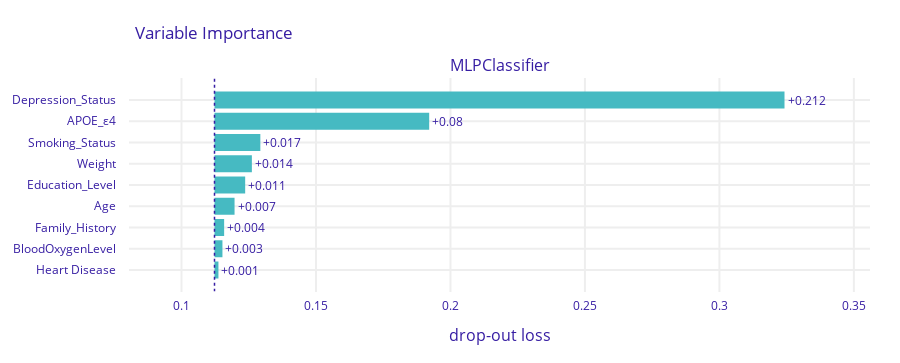

Here is the notebook cell this chart was saved with:
### Code cell
vi3 = exp3.model_parts(N=1000, B=15, random_state=11)
vi3.plot()

### Figure 1 — Plotly figure (JSON) as saved in the notebook; plotly's stock layout.template omitted (floating-point values rounded to 4 significant figures)
{"data": [{"base": 0.1123, "hoverinfo": "text", "hoverlabel": {"bgcolor": "rgba(0,0,0,0.8)"}, "hovertext": ["Model: MLPClassifier loss after<br>variable: Depression_Status is permuted: 0.324<br>Drop-out loss change: +0.212", "Model: MLPClassifier loss after<br>variable: APOE_ε4 is permuted: 0.192<br>Drop-out loss change: +0.08", "Model: MLPClassifier loss after<br>variable: Smoking_Status is permuted: 0.129<br>Drop-out loss change: +0.017", "Model: MLPClassifier loss after<br>variable: Weight is permuted: 0.126<br>Drop-out loss change: +0.014", "Model: MLPClassifier loss after<br>variable: Education_Level is permuted: 0.124<br>Drop-out loss change: +0.011", "Model: MLPClassifier loss after<br>variable: Age is permuted: 0.12<br>Drop-out loss change: +0.007", "Model: MLPClassifier loss after<br>variable: Family_History is permuted: 0.116<br>Drop-out loss change: +0.004", "Model: MLPClassifier loss after<br>variable: BloodOxygenLevel is permuted: 0.115<br>Drop-out loss change: +0.003", "Model: MLPClassifier loss after<br>variable: Heart Disease is permuted: 0.114<br>Drop-out loss change: +0.001"], "marker": {"color": "#46bac2"}, "orientation": "h", "showlegend": false, "text": ["+0.212", "+0.08", "+0.017", "+0.014", "+0.011", "+0.007", "+0.004", "+0.003", "+0.001"], "textposition": "outside", "type": "bar", "x": [0.2119, 0.07982, 0.01705, 0.01389, 0.01141, 0.007456, 0.003585, 0.002951, 0.001465], "xaxis": "x", "y": ["Depression_Status", "APOE_ε4", "Smoking_Status", "Weight", "Education_Level", "Age", "Family_History", "BloodOxygenLevel", "Heart Disease"], "yaxis": "y"}], "layout": {"annotations": [{"font": {"size": 16}, "showarrow": false, "text": "MLPClassifier", "x": 0.5, "xanchor": "center", "xref": "paper", "y": 1, "yanchor": "bottom", "yref": "paper"}, {"font": {"size": 16}, "showarrow": false, "text": "drop-out loss", "x": 0.5, "xanchor": "center", "xref": "paper", "y": 0, "yanchor": "top", "yref": "paper", "yshift": -30}], "font": {"color": "#371ea3"}, "height": 363, "margin": {"b": 71, "r": 30, "t": 78}, "shapes": [{"line": {"color": "#371ea3", "dash": "dot", "width": 1.5}, "type": "line", "x0": 0.1123, "x1": 0.1123, "xref": "x", "y0": -1, "y1": 9, "yref": "y"}], "title": {"text": "Variable Importance", "x": 0.15}, "xaxis": {"anchor": "y", "automargin": true, "domain": [0, 1], "fixedrange": true, "gridwidth": 2, "range": [0.08048, 0.356], "tickcolor": "white", "ticklen": 3, "ticks": "outside", "type": "linear", "zeroline": false}, "yaxis": {"anchor": "x", "automargin": true, "autorange": "reversed", "domain": [0, 1], "fixedrange": true, "gridwidth": 2, "tickcolor": "white", "ticklen": 10, "ticks": "outside", "type": "category"}}}
